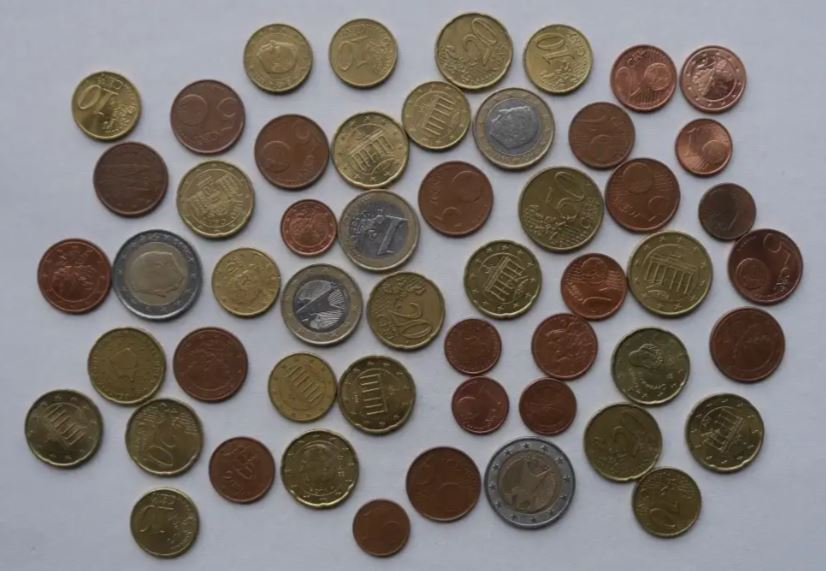
#> input picture coins_2.JPG, 826 x 571 px
$ python LR_8_task_7.py
#> lines starting #> are read from the running program, lines starting #| are printed output that depends on the picture; after the words box and inside, x2 and y2 are one past the last pixel; in counts of white or black regions, pixels touching at a corner belong together
import numpy as np
import cv2

img = cv2.imread('coins_2.JPG')
#> img is the input picture: shape (571, 826, 3); mean B, G, R 114.7, 118.8, 125.6
cv2.imshow('coins', img)

##########

shifted = cv2.pyrMeanShiftFiltering(img, 20, 50)
gray = cv2.cvtColor(shifted, cv2.COLOR_BGR2GRAY)
ret, thresh = cv2.threshold(gray, 0, 255, cv2.THRESH_BINARY_INV + cv2.THRESH_OTSU)
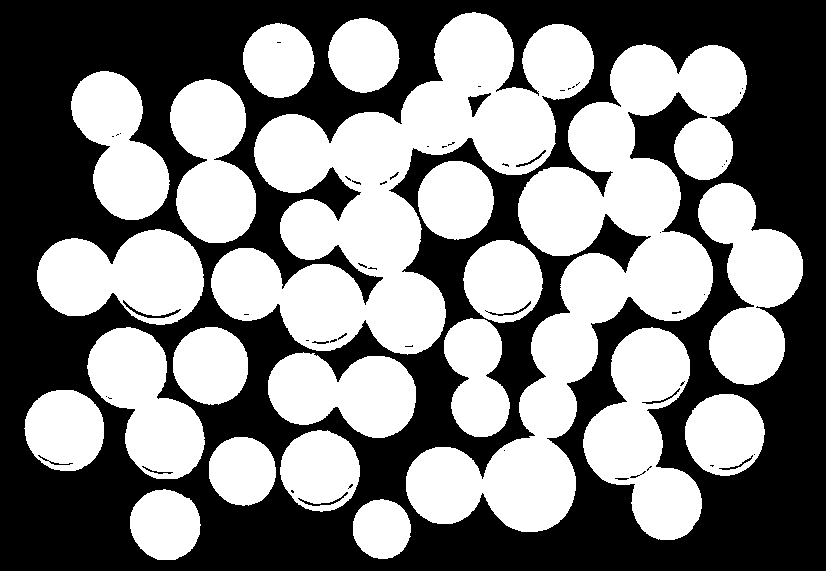
#> thresh: shape (571, 826); 49.9% white; 21 white regions, largest, box (x1, y1, x2, y2) and area: (406, 44, 747, 532) 53032, (211, 12, 594, 355) 52871, (583, 327, 702, 540) 14062
#> ret = 120

##########

# Видалення шуму
kernel = np.ones((3, 3), np.uint8)
opening = cv2.morphologyEx(thresh, cv2.MORPH_OPEN, kernel, iterations=3)
#> opening: shape (571, 826); 49.2% white; 26 white regions, largest, box (x1, y1, x2, y2) and area: (211, 13, 594, 354) 51730, (406, 45, 747, 532) 50046, (583, 328, 702, 540) 13707
# Певна фонова область
sure_bg = cv2.dilate(opening, kernel, iterations=3)
#> sure_bg: shape (571, 826); 58.3% white; 15 black regions (3 under 20 px), largest, box (x1, y1, x2, y2) and area: (0, 0, 826, 571) 186865, (412, 170, 527, 325) 4070, (635, 99, 694, 167) 1763
# Пошук певної області переднього плану
dist_transform = cv2.distanceTransform(sure_bg, cv2.DIST_L2, 5)
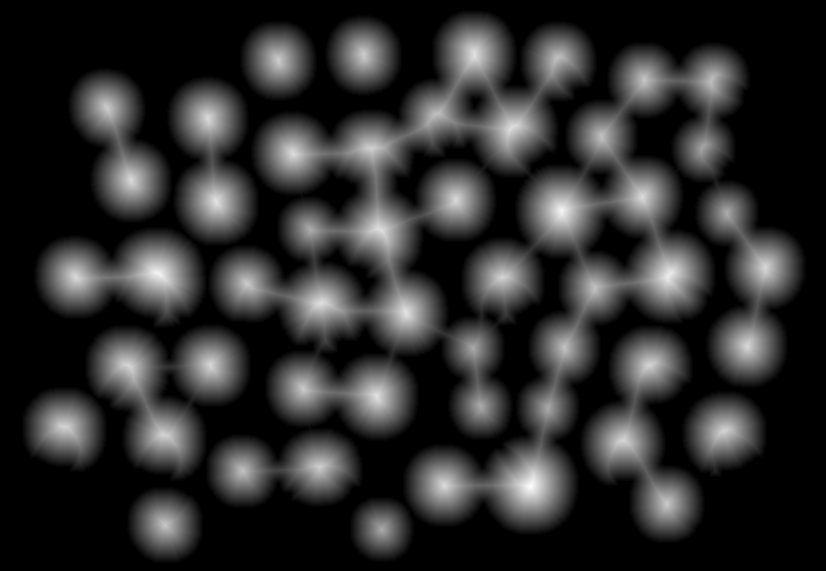
#> dist_transform: shape (571, 826) float32; min 0, max 48.57, mean 8.6; drawn with min black and max white
# Область переднього плану
ret, sure_fg = cv2.threshold(dist_transform, 0.5 * dist_transform.max(), 255, 0)
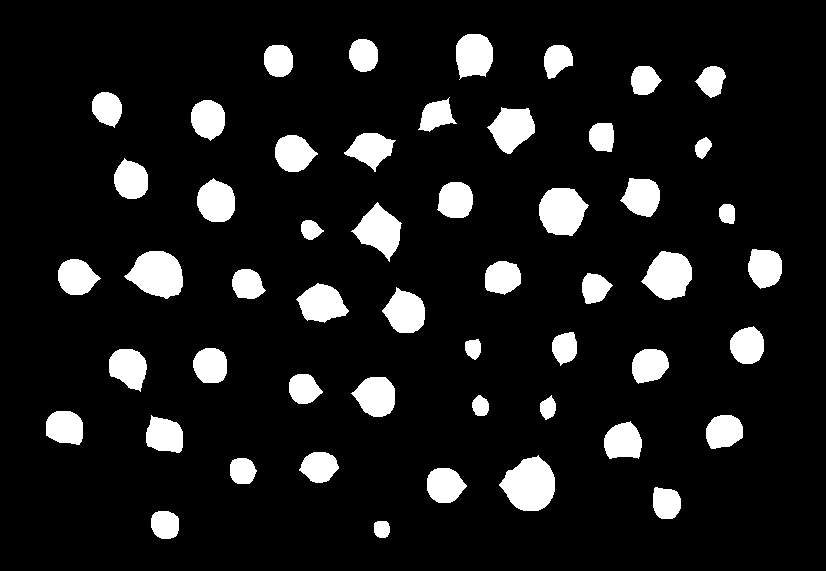
#> sure_fg: shape (571, 826) float32; 10.6% white; 52 white regions, largest, box (x1, y1, x2, y2) and area: (499, 455, 555, 511) 2182, (124, 251, 183, 299) 1952, (539, 188, 589, 236) 1793
#> ret = 24.28
# Пошук невідомої області
sure_fg = np.uint8(sure_fg)
unknown = cv2.subtract(sure_bg, sure_fg)
#> unknown: shape (571, 826); 47.7% white; 9 white regions, largest, box (x1, y1, x2, y2) and area: (206, 10, 806, 562) 147093, (34, 76, 259, 328) 19631, (22, 324, 251, 481) 18782

##########

# Маркування міток
ret, markers = cv2.connectedComponents(sure_fg)
#> markers: shape (571, 826) int32; 53 distinct labels, from 0 to 52
#> ret = 53
# Додаємо один до всіх міток, щоб визначений фон був не 0, а 1
markers += 1
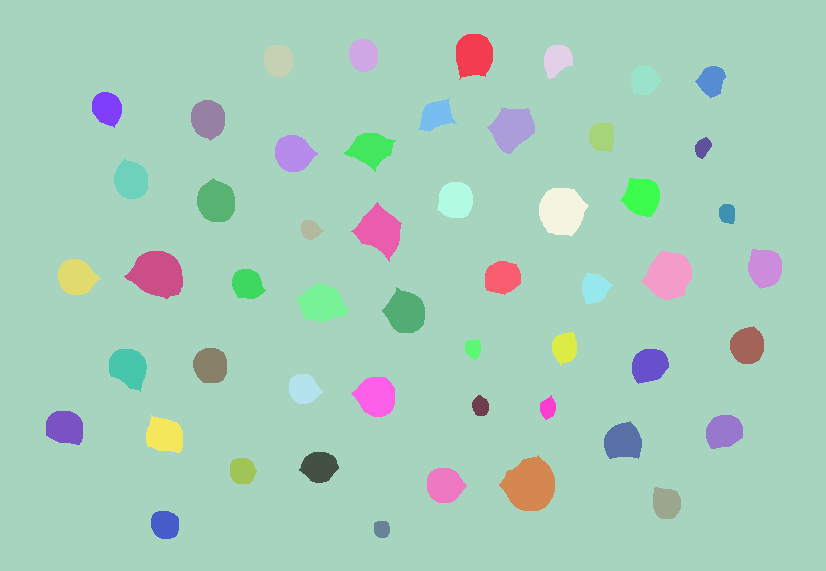
#> markers: shape (571, 826) int32; 53 distinct labels, from 1 to 53; one colour per label, 0 black
# Позначаємо область невідомого нулем
markers[unknown == 255] = 0
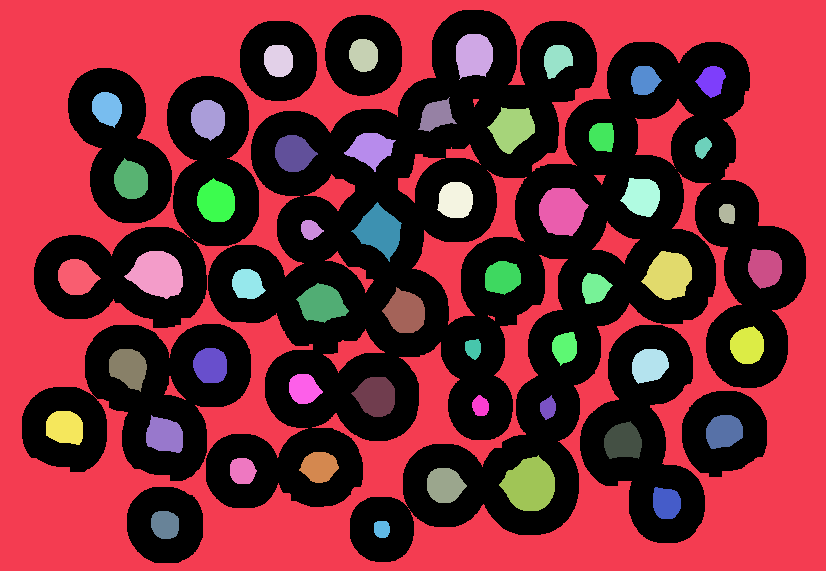
#> markers: shape (571, 826) int32; 54 distinct labels, from 0 to 53; one colour per label, 0 black

##########

# Алгоритм вододілу
markers = cv2.watershed(img, markers)
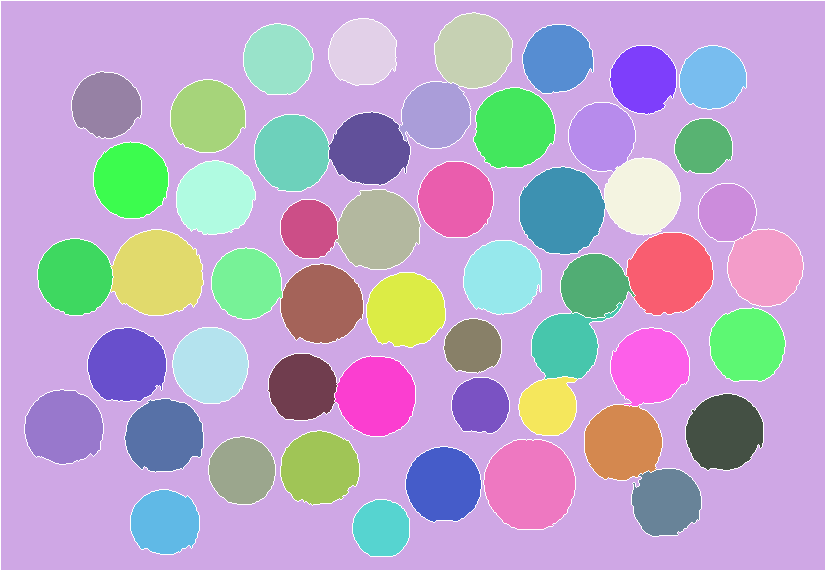
#> markers: shape (571, 826) int32; 54 distinct labels, from -1 to 53; one colour per label, 0 black, -1 white
# Виділяємо кожну монету із markers різним кольором
for label in range(2, ret + 1):  # Починаємо з 2, оскільки фон має значення 1
    img[markers == label] = np.random.randint(0, 255, 3)
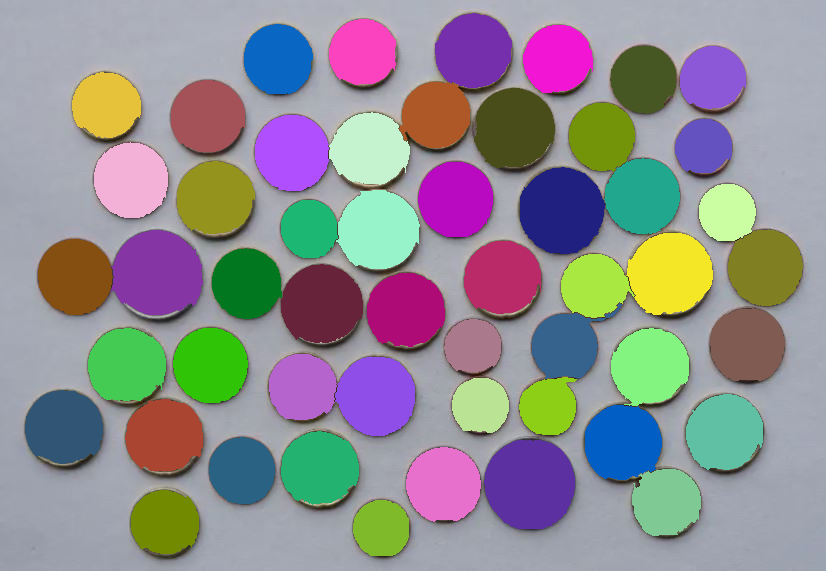
#> img: shape (571, 826, 3); mean B, G, R 145.7, 141.5, 143.6

##########

cv2.imshow("coins_markers", img)
cv2.waitKey(0)
cv2.destroyAllWindows()

$ run again, with Hrunytskyi.jpg copied over coins_2.JPG
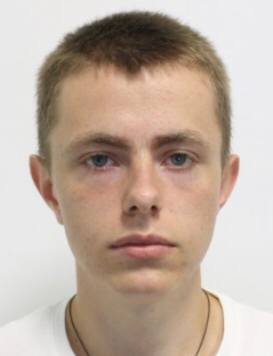
#> input picture Hrunytskyi.jpg, 273 x 356 px
#> img is the input picture: shape (356, 273, 3); mean B, G, R 161.2, 174.2, 191.8
#> `ret, thresh = cv2.threshold(gray, 0, 255, cv2.THRESH_BINARY_INV + cv2...`:
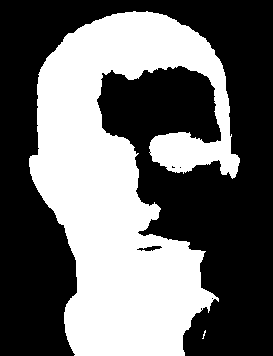
#> thresh: shape (356, 273); 41.8% white; 2 white regions (1 under 20 px), largest, box (x1, y1, x2, y2) and area: (29, 11, 240, 356) 40586
#> `ret, thresh = cv2.threshold(gray, 0, 255, cv2.THRESH_BINARY_INV + cv2...`: ret = 171
#> opening: shape (356, 273); 41.4% white; 1 white region, box (x1, y1, x2, y2) and area: (29, 12, 239, 356) 40271
#> sure_bg: shape (356, 273); 46.9% white; 1 white region, box (x1, y1, x2, y2) and area: (26, 9, 242, 356) 45542
#> `ret, sure_fg = cv2.threshold(dist_transform, 0.5 * dist_transform.max(..`: ret = 31.89
#> unknown: shape (356, 273); 36.2% white; 1 white region, box (x1, y1, x2, y2) and area: (26, 9, 242, 356) 35194
#> `ret, markers = cv2.connectedComponents(sure_fg)`: ret = 3
#> after the loop `for label in range(2, ret + 1):`:
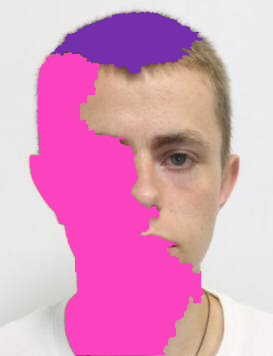
#> img: shape (356, 273, 3); mean B, G, R 192.8, 157.5, 221

$ run again, with Hrunytskyi_face.jpg copied over coins_2.JPG
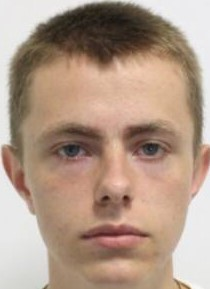
#> input picture Hrunytskyi_face.jpg, 210 x 289 px
#> img is the input picture: shape (289, 210, 3); mean B, G, R 135.3, 152.4, 176.8
#> `ret, thresh = cv2.threshold(gray, 0, 255, cv2.THRESH_BINARY_INV + cv2...`:
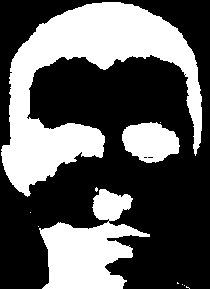
#> thresh: shape (289, 210); 36.9% white; 11 white regions (8 under 20 px), largest, box (x1, y1, x2, y2) and area: (1, 2, 202, 197) 14850, (39, 189, 150, 289) 5780, (122, 122, 180, 163) 1727
#> `ret, thresh = cv2.threshold(gray, 0, 255, cv2.THRESH_BINARY_INV + cv2...`: ret = 147
#> opening: shape (289, 210); 36.1% white; 4 white regions, box (x1, y1, x2, y2) and area: (2, 2, 202, 193) 14652, (42, 223, 134, 289) 4761, (122, 123, 179, 161) 1654, (93, 190, 131, 220) 856
#> sure_bg: shape (289, 210); 45.2% white; 3 white regions, box (x1, y1, x2, y2) and area: (0, 0, 205, 196) 18129, (39, 187, 137, 289) 7036, (119, 120, 182, 164) 2260
#> `ret, sure_fg = cv2.threshold(dist_transform, 0.5 * dist_transform.max(..`: ret = 18.28
#> unknown: shape (289, 210); 36.1% white; 3 white regions, box (x1, y1, x2, y2) and area: (0, 0, 205, 196) 14439, (39, 187, 137, 289) 5316, (119, 120, 182, 164) 2174
#> `ret, markers = cv2.connectedComponents(sure_fg)`: ret = 5
#> after the loop `for label in range(2, ret + 1):`:
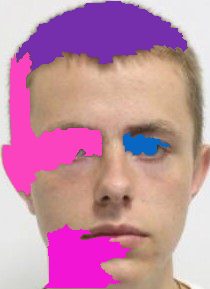
#> img: shape (289, 210, 3); mean B, G, R 165.6, 141.6, 195.7
